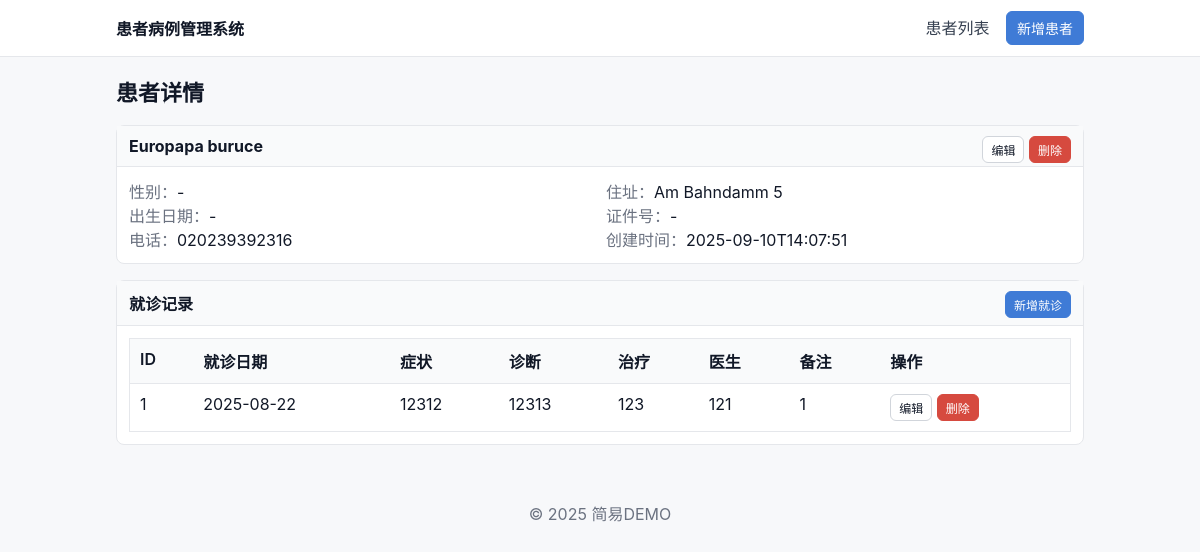
/patients/2, run on the app's committed database.
### tables this page shows
CREATE TABLE patients (
    id INTEGER PRIMARY KEY AUTOINCREMENT,
    name TEXT NOT NULL,
    gender TEXT,
    date_of_birth TEXT,
    phone TEXT,
    address TEXT,
    id_number TEXT,
    created_at TEXT NOT NULL
);

CREATE TABLE visits (
    id INTEGER PRIMARY KEY AUTOINCREMENT,
    patient_id INTEGER NOT NULL,
    visit_date TEXT,
    symptoms TEXT,
    diagnosis TEXT,
    treatment TEXT,
    doctor TEXT,
    notes TEXT,
    FOREIGN KEY(patient_id) REFERENCES patients(id) ON DELETE CASCADE
);

### app.py (the view)
    @app.route('/patients/<int:pid>')
    def patient_detail(pid):
        patient = _get_patient_or_404(pid)
        db = get_db()
        visits = query_all(
            db,
            'SELECT * FROM visits WHERE patient_id = ? ORDER BY visit_date DESC, id DESC',
            (pid,),
        )
        return render_template('patients/detail.html', patient=patient, visits=visits)

### db.py (called while the page is built)
def _connect():
    os.makedirs(DB_DIR, exist_ok=True)
    conn = sqlite3.connect(DB_PATH, detect_types=sqlite3.PARSE_DECLTYPES, check_same_thread=False)
    conn.row_factory = sqlite3.Row
    conn.execute('PRAGMA foreign_keys = ON;')
    return conn

def get_db():
    if 'db' not in g:
        g.db = _connect()
    return g.db

def query_one(db, sql, params=()):
    cur = db.execute(sql, params)
    row = cur.fetchone()
    cur.close()
    return row

def query_all(db, sql, params=()):
    cur = db.execute(sql, params)
    rows = cur.fetchall()
    cur.close()
    return rows

### templates/patients/detail.html
{% extends 'base.html' %}
{% block content %}
<h1>患者详情</h1>
<section class="card">
  <div class="card-header">
    <strong>{{ patient.name }}</strong>
    <div class="right">
      <a class="btn btn-small" href="{{ url_for('patient_edit', pid=patient.id) }}">编辑</a>
      <form method="post" action="{{ url_for('patient_delete', pid=patient.id) }}" class="inline" onsubmit="return confirm('确认删除该患者及其所有就诊记录？');">
        <button class="btn btn-danger btn-small" type="submit">删除</button>
      </form>
    </div>
  </div>
  <div class="card-body">
    <div class="grid-2">
      <div>
        <div><span class="muted">性别：</span>{{ patient.gender or '-' }}</div>
        <div><span class="muted">出生日期：</span>{{ patient.date_of_birth or '-' }}</div>
        <div><span class="muted">电话：</span>{{ patient.phone or '-' }}</div>
      </div>
      <div>
        <div><span class="muted">住址：</span>{{ patient.address or '-' }}</div>
        <div><span class="muted">证件号：</span>{{ patient.id_number or '-' }}</div>
        <div><span class="muted">创建时间：</span>{{ patient.created_at }}</div>
      </div>
    </div>
  </div>
</section>
<section class="card">
  <div class="card-header">
    <strong>就诊记录</strong>
    <a class="btn btn-primary btn-small right" href="{{ url_for('visit_new', pid=patient.id) }}">新增就诊</a>
  </div>
  <div class="card-body">
    <table class="table">
      <thead>
        <tr>
          <th>ID</th>
          <th>就诊日期</th>
          <th>症状</th>
          <th>诊断</th>
          <th>治疗</th>
          <th>医生</th>
          <th>备注</th>
          <th>操作</th>
        </tr>
      </thead>
      <tbody>
        {% for v in visits %}
          <tr>
            <td>{{ v.id }}</td>
            <td>{{ v.visit_date or '-' }}</td>
            <td>{{ v.symptoms or '-' }}</td>
            <td>{{ v.diagnosis or '-' }}</td>
            <td>{{ v.treatment or '-' }}</td>
            <td>{{ v.doctor or '-' }}</td>
            <td>{{ v.notes or '-' }}</td>
            <td>
              <a class="btn btn-small" href="{{ url_for('visit_edit', vid=v.id) }}">编辑</a>
              <form method="post" action="{{ url_for('visit_delete', vid=v.id) }}" class="inline" onsubmit="return confirm('确认删除该就诊记录？');">
                <button class="btn btn-danger btn-small" type="submit">删除</button>
              </form>
            </td>
          </tr>
        {% else %}
          <tr><td colspan="8" class="muted">暂无就诊记录</td></tr>
        {% endfor %}
      </tbody>
    </table>
  </div>
</section>
{% endblock %}

### templates/base.html (shortened to what this page needs)
<!DOCTYPE html>
<html lang="zh-CN">
<head>
    <link rel="stylesheet" href="{{ url_for('static', filename='style.css') }}">
</head>
<body>
<header class="topbar">
    <div class="container">
        <a href="{{ url_for('patients') }}" class="brand">患者病例管理系统</a>
        <nav>
            <a href="{{ url_for('patients') }}">患者列表</a>
            <a href="{{ url_for('patient_new') }}" class="btn btn-primary">新增患者</a>
        </nav>
    </div>
</header>
<main class="container">
    {% block content %}{% endblock %}
  </main>
  <footer class="footer">
    <div class="container">&copy; {{ 2025 }} 简易DEMO</div>
  </footer>
</body>
</html>

### static/style.css (style rules this page uses)
:root { --primary:#3f7bd6; --danger:#d64a3f; --muted:#6b7280; }
* { box-sizing:border-box; }
body { font-family:-apple-system,BlinkMacSystemFont,Segoe UI,Roboto,Helvetica,Arial,sans-serif; margin:0; background:#f7f8fa; color:#111827; }
.container { max-width:1000px; margin:0 auto; padding:0 16px; }
.topbar { background:white; border-bottom:1px solid #e5e7eb; }
.topbar .container { display:flex; align-items:center; justify-content:space-between; height:56px; }
.brand { text-decoration:none; color:#111827; font-weight:700; }
nav a { margin-left:12px; text-decoration:none; color:#374151; }
h1 { font-size:22px; margin:18px 0; }
.muted { color: var(--muted); }
.right { float:right; }
.btn { display:inline-block; border:1px solid #d1d5db; background:#fff; color:#111827; padding:6px 10px; border-radius:6px; text-decoration:none; cursor:pointer; font-size:14px; }
.btn-primary { background:var(--primary); color:#fff; border-color:var(--primary); }
.btn-danger { background:var(--danger); border-color:var(--danger); color:#fff; }
.btn-small { padding:4px 8px; font-size:12px; }
.table { width:100%; border-collapse:collapse; background:white; border:1px solid #e5e7eb; }
.table th,.table td { padding:10px; border-bottom:1px solid #e5e7eb; text-align:left; vertical-align:top; }
.table th { background:#f9fafb; font-weight:600; }
.inline { display:inline; }
.grid-2 { display:grid; grid-template-columns:1fr 1fr; gap:12px; }
.card { background:#fff; border:1px solid #e5e7eb; border-radius:8px; margin:16px 0; }
.card-header { padding:10px 12px; border-bottom:1px solid #e5e7eb; background:#f9fafb; }
.card-body { padding:12px; }
.footer { margin-top:40px; padding:16px 0; text-align:center; color:#6b7280; }

### data on the page
patients: name "Europapa buruce", gender "-", date_of_birth "-", phone "020239392316", address "Am Bahndamm 5", id_number "-", created_at "2025-09-10T14:07:51"
visits: id "1", visit_date "2025-08-22", symptoms "12312", diagnosis "12313", treatment "123", doctor "121", notes "1"

### other printed values
{{ 2025 }} "2025"
